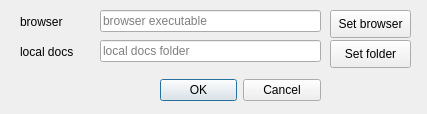
<?xml version="1.0" encoding="UTF-8"?>
<ui version="4.0">
 <class>Dialog</class>
 <widget class="QDialog" name="Dialog">
  <property name="geometry">
   <rect>
    <x>0</x>
    <y>0</y>
    <width>427</width>
    <height>114</height>
   </rect>
  </property>
  <property name="windowTitle">
   <string>Dialog</string>
  </property>
  <widget class="QDialogButtonBox" name="buttonBox">
   <property name="geometry">
    <rect>
     <x>160</x>
     <y>70</y>
     <width>161</width>
     <height>41</height>
    </rect>
   </property>
   <property name="orientation">
    <enum>Qt::Horizontal</enum>
   </property>
   <property name="standardButtons">
    <set>QDialogButtonBox::Cancel|QDialogButtonBox::Ok</set>
   </property>
  </widget>
  <widget class="QLineEdit" name="lineEdit_browser">
   <property name="geometry">
    <rect>
     <x>100</x>
     <y>10</y>
     <width>221</width>
     <height>22</height>
    </rect>
   </property>
   <property name="text">
    <string/>
   </property>
   <property name="readOnly">
    <bool>false</bool>
   </property>
   <property name="placeholderText">
    <string>browser executable</string>
   </property>
   <property name="clearButtonEnabled">
    <bool>false</bool>
   </property>
  </widget>
  <widget class="QLineEdit" name="lineEdit_localdocs">
   <property name="geometry">
    <rect>
     <x>100</x>
     <y>40</y>
     <width>221</width>
     <height>22</height>
    </rect>
   </property>
   <property name="text">
    <string/>
   </property>
   <property name="readOnly">
    <bool>false</bool>
   </property>
   <property name="placeholderText">
    <string>local docs folder</string>
   </property>
   <property name="clearButtonEnabled">
    <bool>false</bool>
   </property>
  </widget>
  <widget class="QLabel" name="label_localdocs">
   <property name="geometry">
    <rect>
     <x>20</x>
     <y>40</y>
     <width>91</width>
     <height>24</height>
    </rect>
   </property>
   <property name="text">
    <string>local docs</string>
   </property>
  </widget>
  <widget class="QLabel" name="label_browser">
   <property name="geometry">
    <rect>
     <x>20</x>
     <y>10</y>
     <width>91</width>
     <height>24</height>
    </rect>
   </property>
   <property name="text">
    <string>browser</string>
   </property>
  </widget>
  <widget class="QPushButton" name="push_browser">
   <property name="geometry">
    <rect>
     <x>330</x>
     <y>10</y>
     <width>81</width>
     <height>28</height>
    </rect>
   </property>
   <property name="text">
    <string>Set browser</string>
   </property>
  </widget>
  <widget class="QPushButton" name="push_localdocs">
   <property name="geometry">
    <rect>
     <x>330</x>
     <y>40</y>
     <width>81</width>
     <height>28</height>
    </rect>
   </property>
   <property name="text">
    <string>Set folder</string>
   </property>
  </widget>
 </widget>
 <resources/>
 <connections>
  <connection>
   <sender>buttonBox</sender>
   <signal>accepted()</signal>
   <receiver>Dialog</receiver>
   <slot>accept()</slot>
   <hints>
    <hint type="sourcelabel">
     <x>248</x>
     <y>254</y>
    </hint>
    <hint type="destinationlabel">
     <x>157</x>
     <y>274</y>
    </hint>
   </hints>
  </connection>
  <connection>
   <sender>buttonBox</sender>
   <signal>rejected()</signal>
   <receiver>Dialog</receiver>
   <slot>reject()</slot>
   <hints>
    <hint type="sourcelabel">
     <x>316</x>
     <y>260</y>
    </hint>
    <hint type="destinationlabel">
     <x>286</x>
     <y>274</y>
    </hint>
   </hints>
  </connection>
 </connections>
</ui>
